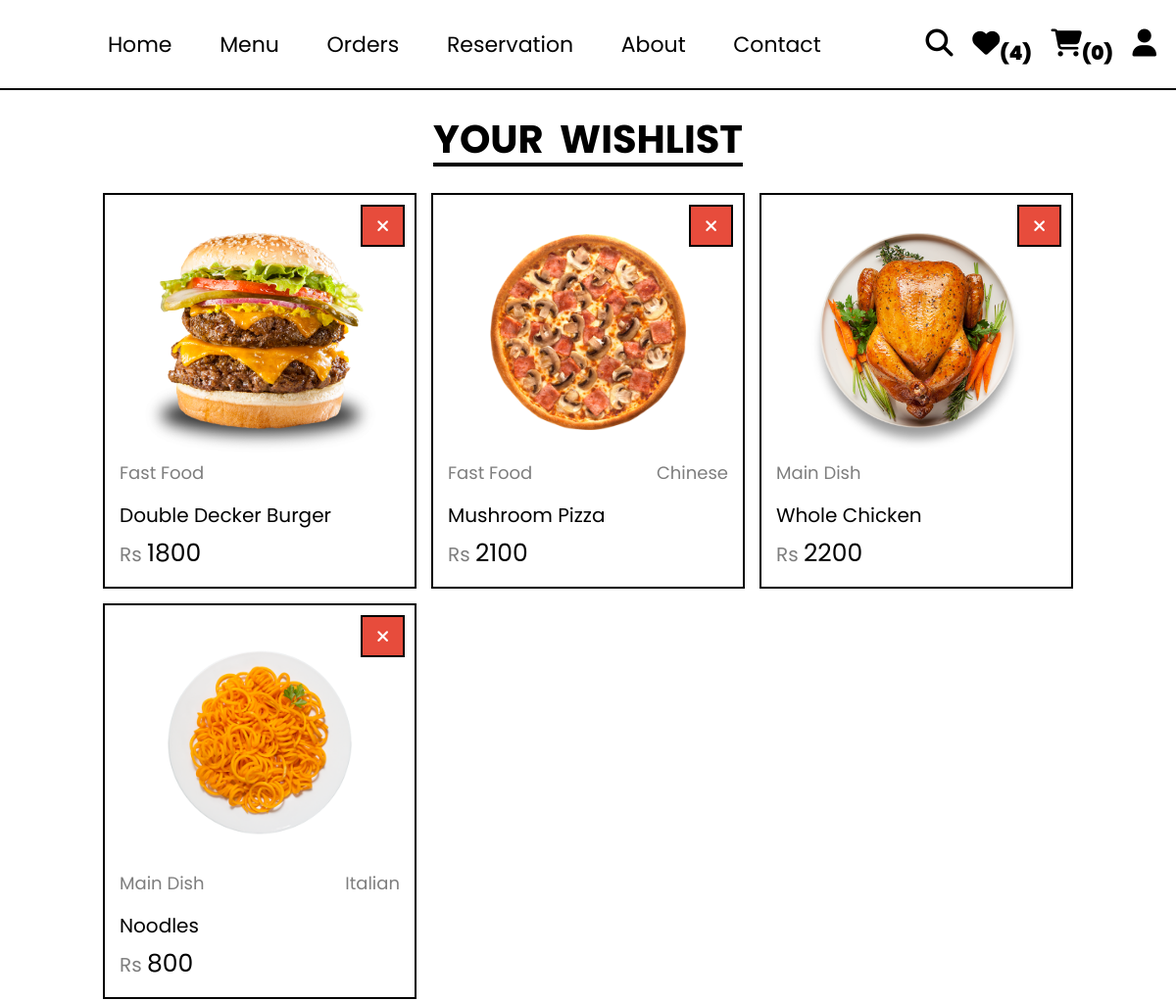
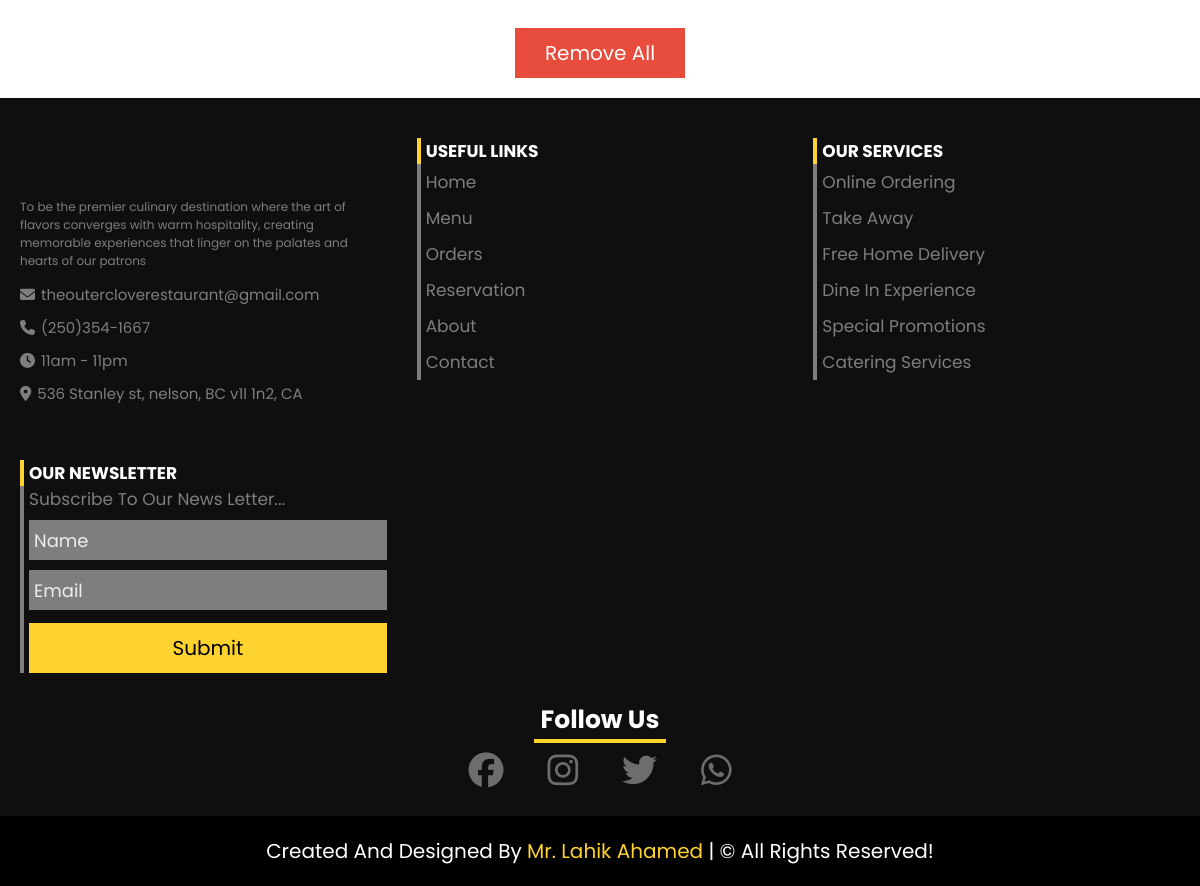
Page /customer/wishlist.php (signed in) on the committed database (2 pictures, top to bottom).
### tables this page shows
CREATE TABLE `wishlist` (
  `user_id` varchar(50) NOT NULL,
  `food_id` int(11) NOT NULL
);

CREATE TABLE `products` (
  `id` int(11) NOT NULL,
  `cuisine` varchar(50) NOT NULL,
  `category` varchar(50) NOT NULL,
  `name` varchar(50) NOT NULL,
  `price` int(11) NOT NULL,
  `image` varchar(50) NOT NULL,
  `hero_slider` tinyint(1) NOT NULL
);

### customer/wishlist.php (the view, shortened to what this page needs)
<!DOCTYPE html>
<html lang="en">
<head>
    <link rel="stylesheet" href="https://cdnjs.cloudflare.com/ajax/libs/font-awesome/6.1.1/css/all.min.css">
    <link rel="stylesheet" href="../CSS/customer_style.css">
</head>
<body>
    <?php include("../components/user_header.php"); ?>
    <section class="products">
        <h1 class="title">your wishlist</h1>
        <div class="box-container">
            <?php
                $wishlist_products = $conn->prepare("SELECT * FROM wishlist WHERE user_id = ?");
                $wishlist_products->execute([$user_id]);
                if($wishlist_products->rowCount() > 0) {
                    while($fetch_wishlist_products = $wishlist_products->fetch(PDO::FETCH_ASSOC)) {
                        $product_id = $fetch_wishlist_products['food_id'];
                        $products = $conn->prepare("SELECT * FROM products WHERE id = ?");
                        $products->execute([$product_id]);
                        $fetch_products = $products->fetch(PDO::FETCH_ASSOC)
            ?>
                        <form action="<?php echo htmlspecialchars($_SERVER["PHP_SELF"]); ?>" method="post" class="box">
                            <button type="submit" class="fas fa-times" name="delete" onclick="return confirm('delete this item?');"></button>
                            <img src="../uploaded images/<?= $fetch_products['image']; ?>" alt="">
                            <div class="cuisine-category">
                                <a href="category.php?category=<?= $fetch_products['category']; ?>" class="cat"><?= $fetch_products['category']; ?></a>
                                <a href="cuisine.php?cuisine=<?= $fetch_products['cuisine']; ?>" class="cuisine"><?= $fetch_products['cuisine']; ?></a>
                            </div>
                            <div class="name"><?= $fetch_products['name']; ?></div>
                            <div class="flex">
                                <div class="price"><span>Rs </span><?= $fetch_products['price']; ?></div>
                            </div>
                        </form>
            <?php
                    }
                } else {
                    echo '<div class="empty">No products added to wishlist yet!</div>';
                }
            ?>
        </div>
        <div class="more-btn">
            <form action="<?php echo htmlspecialchars($_SERVER["PHP_SELF"]); ?>" method="post">
                <button type="submit" class="delete-btn" name="delete_all" onclick="return confirm('Remove all from wishlist?');">remove all</button>
            </form>
        </div>
    </section>
</body>
</html>
<?php include("../components/footer.php"); ?>

### CSS/customer_style.css (style rules this page uses)
:root { --yellow: #fed330; --red: #e74c3c; --light-color: #7e7e7e; --border: 2px solid #000; --light: #ededed; --light-black: #0f0f0f; }
* { font-family: 'poppins', sans-serif; margin: 0; padding: 0; box-sizing: border-box; outline: none; border: none; text-decoration: none; }
html { font-size: 62.5%; overflow-x: hidden; scroll-behavior: smooth; stop-opacity: 7rem; scroll-padding-top: 7rem; }
section { margin: 0 auto; max-width: 1300px; padding: 2rem; }
.btn, .delete-btn { margin-top: 1rem; display: inline-block; font-size: 2rem; padding: 1rem 3rem; cursor: pointer; transition: .2s linear; text-transform: capitalize; }
.delete-btn { background-color: var(--red); color: #fff; }
.title { text-align: center; margin-bottom: 2.5rem; font-size: 4rem; color: #000; text-transform: uppercase; text-decoration: underline; word-spacing: .8rem; text-underline-offset: 1rem; }
.products .box-container { display: grid; grid-template-columns: repeat(auto-fit, 32rem); justify-content: center; align-items: flex-start; gap: 1.5rem; }
.products .box-container .box { padding: 1.5rem; border: var(--border); position: relative; overflow: hidden; }
.products .box-container .box img { height: 25rem; width: 100%; object-fit: contain; }
.products .box-container .box .cuisine-category { display: flex; align-items: center; justify-content: space-between; }
.products .box-container .box .cuisine { font-size: 1.8rem; color: var(--light-color); text-transform: capitalize; }
.products .box-container .box .cat { font-size: 1.8rem; color: var(--light-color); text-transform: capitalize; }
.products .box-container .box .name { font-size: 2rem; text-transform: capitalize; color: #000; margin: 1.5rem 0 .5rem 0; }
.products .box-container .box .flex { display: flex; align-items: center; gap: 1rem; margin-top: .5rem; }
.products .box-container .box .flex .price { margin-right: auto; font-size: 2.5rem; color: #000; }
.products .box-container .box .flex .price span { color: var(--light-color); font-size: 2rem; }
.products .more-btn { margin-top: 2rem; text-align: center; }
.products .box-container .box .fa-times { position: absolute; top: 1rem; right: 1rem; background-color: var(--red); color: #fff; border: var(--border); line-height: 4rem; height: 4.3rem; width: 4.5rem; font-size: 1.7rem; cursor: pointer; }

### rows in the picture
wishlist: products.image (picture), products.category "Fast Food", products.name "Double Decker Burger", products.price "1800"
wishlist: products.image (picture), products.category "Fast Food", products.cuisine "Chinese", products.name "Mushroom Pizza", products.price "2100"
wishlist: products.image (picture), products.category "Main Dish", products.name "Whole Chicken", products.price "2200"
wishlist: products.image (picture), products.category "Main Dish", products.cuisine "Italian", products.name "Noodles", products.price "800"

### other values in the picture
$total_user_wishlist_items "4"
count($_SESSION["cart"]) "0"
